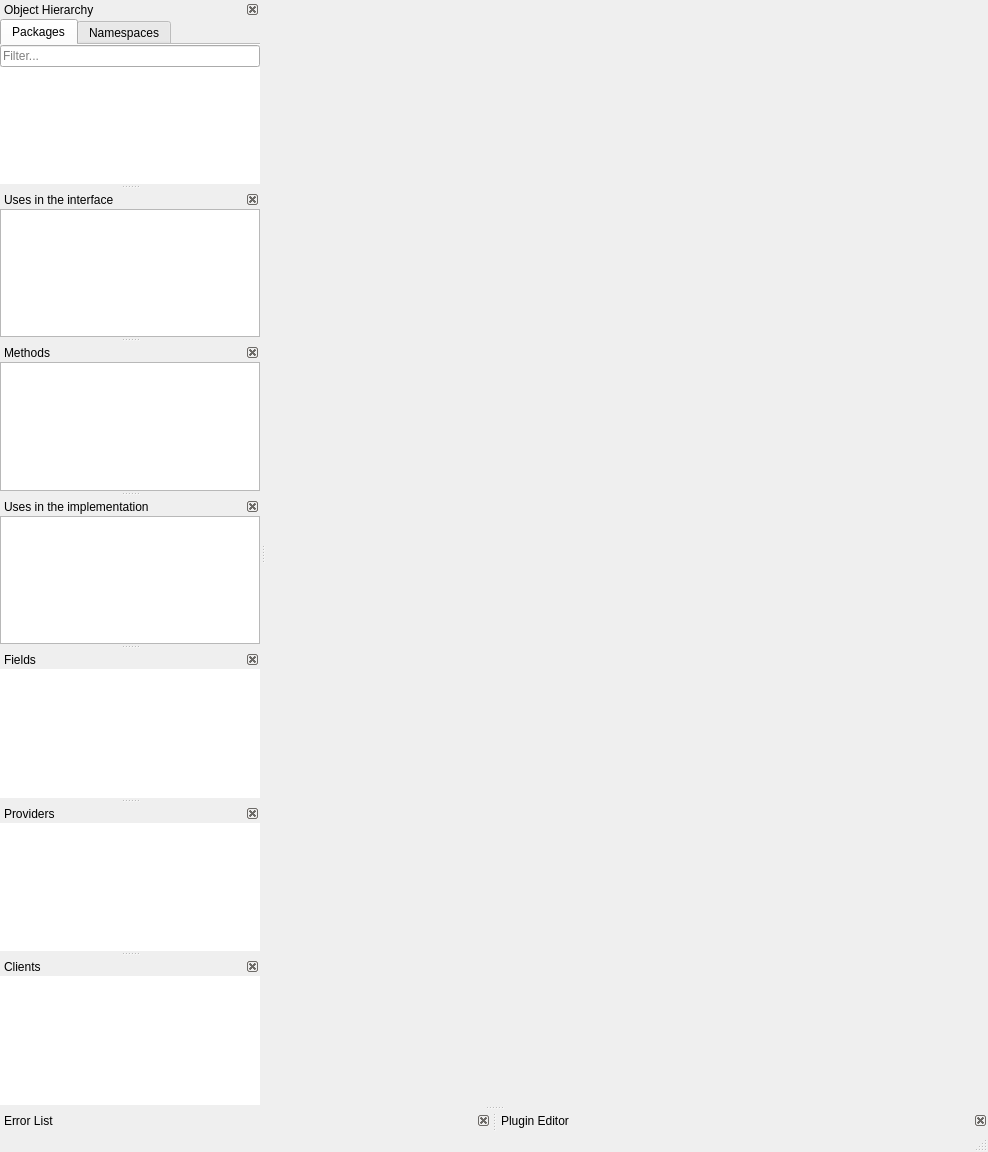
<?xml version="1.0" encoding="UTF-8"?>
<ui version="4.0">
 <class>MainWindow</class>
 <widget class="QMainWindow" name="MainWindow">
  <property name="geometry">
   <rect>
    <x>0</x>
    <y>0</y>
    <width>988</width>
    <height>1152</height>
   </rect>
  </property>
  <property name="windowTitle">
   <string>MainWindow</string>
  </property>
  <widget class="QWidget" name="centralarea">
   <layout class="QVBoxLayout" name="verticalLayout_11">
    <property name="spacing">
     <number>0</number>
    </property>
    <property name="leftMargin">
     <number>0</number>
    </property>
    <property name="topMargin">
     <number>0</number>
    </property>
    <property name="rightMargin">
     <number>0</number>
    </property>
    <property name="bottomMargin">
     <number>0</number>
    </property>
    <item>
     <widget class="KMessageWidget" name="topMessageWidget"/>
    </item>
    <item>
     <widget class="QStackedWidget" name="stackedWidget">
      <property name="currentIndex">
       <number>0</number>
      </property>
      <widget class="QWidget" name="graphPage">
       <layout class="QVBoxLayout" name="verticalLayout_10">
        <property name="spacing">
         <number>0</number>
        </property>
        <property name="leftMargin">
         <number>0</number>
        </property>
        <property name="topMargin">
         <number>0</number>
        </property>
        <property name="rightMargin">
         <number>0</number>
        </property>
        <property name="bottomMargin">
         <number>0</number>
        </property>
       </layout>
      </widget>
      <widget class="QWidget" name="welcomePage">
       <layout class="QVBoxLayout" name="verticalLayout_12">
        <property name="spacing">
         <number>0</number>
        </property>
        <property name="leftMargin">
         <number>0</number>
        </property>
        <property name="topMargin">
         <number>0</number>
        </property>
        <property name="rightMargin">
         <number>0</number>
        </property>
        <property name="bottomMargin">
         <number>0</number>
        </property>
        <item>
         <widget class="Codethink::lvtqtw::WelcomeScreen" name="welcomeWidget" native="true"/>
        </item>
       </layout>
      </widget>
     </widget>
    </item>
   </layout>
  </widget>
  <widget class="QStatusBar" name="statusbar"/>
  <widget class="QDockWidget" name="objectHierarchyDoc">
   <property name="features">
    <set>QDockWidget::DockWidgetClosable|QDockWidget::DockWidgetMovable</set>
   </property>
   <property name="windowTitle">
    <string>Object Hierarchy</string>
   </property>
   <attribute name="dockWidgetArea">
    <number>1</number>
   </attribute>
   <widget class="QWidget" name="dockWidgetContents">
    <layout class="QVBoxLayout" name="verticalLayout_7">
     <property name="spacing">
      <number>0</number>
     </property>
     <property name="leftMargin">
      <number>0</number>
     </property>
     <property name="topMargin">
      <number>0</number>
     </property>
     <property name="rightMargin">
      <number>0</number>
     </property>
     <property name="bottomMargin">
      <number>0</number>
     </property>
     <item>
      <widget class="QTabWidget" name="tabWidget">
       <property name="sizePolicy">
        <sizepolicy hsizetype="Preferred" vsizetype="Preferred">
         <horstretch>0</horstretch>
         <verstretch>0</verstretch>
        </sizepolicy>
       </property>
       <property name="currentIndex">
        <number>0</number>
       </property>
       <property name="documentMode">
        <bool>true</bool>
       </property>
       <widget class="QWidget" name="tab_2">
        <attribute name="title">
         <string>Packages</string>
        </attribute>
        <layout class="QVBoxLayout" name="verticalLayout_2">
         <property name="spacing">
          <number>0</number>
         </property>
         <property name="leftMargin">
          <number>0</number>
         </property>
         <property name="topMargin">
          <number>0</number>
         </property>
         <property name="rightMargin">
          <number>0</number>
         </property>
         <property name="bottomMargin">
          <number>0</number>
         </property>
         <item>
          <widget class="QLineEdit" name="packagesFilter">
           <property name="frame">
            <bool>true</bool>
           </property>
           <property name="placeholderText">
            <string>Filter...</string>
           </property>
           <property name="clearButtonEnabled">
            <bool>true</bool>
           </property>
          </widget>
         </item>
         <item>
          <widget class="Codethink::lvtqtw::TreeView" name="packagesTree">
           <property name="frameShape">
            <enum>QFrame::NoFrame</enum>
           </property>
           <property name="headerHidden">
            <bool>true</bool>
           </property>
          </widget>
         </item>
        </layout>
       </widget>
       <widget class="QWidget" name="tab">
        <attribute name="title">
         <string>Namespaces</string>
        </attribute>
        <layout class="QVBoxLayout" name="verticalLayout">
         <property name="spacing">
          <number>0</number>
         </property>
         <property name="leftMargin">
          <number>0</number>
         </property>
         <property name="topMargin">
          <number>0</number>
         </property>
         <property name="rightMargin">
          <number>0</number>
         </property>
         <property name="bottomMargin">
          <number>0</number>
         </property>
         <item>
          <widget class="QLineEdit" name="namespaceFilter">
           <property name="frame">
            <bool>true</bool>
           </property>
           <property name="placeholderText">
            <string>Filter...</string>
           </property>
           <property name="clearButtonEnabled">
            <bool>true</bool>
           </property>
          </widget>
         </item>
         <item>
          <widget class="Codethink::lvtqtw::NamespaceTreeView" name="namespaceTree">
           <property name="frameShape">
            <enum>QFrame::NoFrame</enum>
           </property>
           <attribute name="headerVisible">
            <bool>false</bool>
           </attribute>
          </widget>
         </item>
        </layout>
       </widget>
      </widget>
     </item>
    </layout>
   </widget>
  </widget>
  <widget class="QDockWidget" name="usesInTheInterfaceDock">
   <property name="features">
    <set>QDockWidget::DockWidgetClosable|QDockWidget::DockWidgetMovable</set>
   </property>
   <property name="windowTitle">
    <string>Uses in the interface</string>
   </property>
   <attribute name="dockWidgetArea">
    <number>1</number>
   </attribute>
   <widget class="QWidget" name="dockWidgetContents_3">
    <layout class="QVBoxLayout" name="verticalLayout_39">
     <property name="spacing">
      <number>0</number>
     </property>
     <property name="leftMargin">
      <number>0</number>
     </property>
     <property name="topMargin">
      <number>0</number>
     </property>
     <property name="rightMargin">
      <number>0</number>
     </property>
     <property name="bottomMargin">
      <number>0</number>
     </property>
     <item>
      <widget class="QTreeView" name="usesInTheInterfaceTable">
       <attribute name="headerVisible">
        <bool>false</bool>
       </attribute>
      </widget>
     </item>
    </layout>
   </widget>
  </widget>
  <widget class="QDockWidget" name="methodsDock">
   <property name="features">
    <set>QDockWidget::DockWidgetClosable|QDockWidget::DockWidgetMovable</set>
   </property>
   <property name="windowTitle">
    <string>Methods</string>
   </property>
   <attribute name="dockWidgetArea">
    <number>1</number>
   </attribute>
   <widget class="QWidget" name="dockWidgetContents_4">
    <layout class="QVBoxLayout" name="verticalLayout_3">
     <property name="spacing">
      <number>0</number>
     </property>
     <property name="leftMargin">
      <number>0</number>
     </property>
     <property name="topMargin">
      <number>0</number>
     </property>
     <property name="rightMargin">
      <number>0</number>
     </property>
     <property name="bottomMargin">
      <number>0</number>
     </property>
     <item>
      <widget class="QTreeView" name="methodsTree">
       <attribute name="headerVisible">
        <bool>false</bool>
       </attribute>
      </widget>
     </item>
    </layout>
   </widget>
  </widget>
  <widget class="QDockWidget" name="usesInTheImplDock">
   <property name="features">
    <set>QDockWidget::DockWidgetClosable|QDockWidget::DockWidgetMovable</set>
   </property>
   <property name="windowTitle">
    <string>Uses in the implementation</string>
   </property>
   <attribute name="dockWidgetArea">
    <number>1</number>
   </attribute>
   <widget class="QWidget" name="dockWidgetContents_5">
    <layout class="QVBoxLayout" name="verticalLayout_4">
     <property name="spacing">
      <number>0</number>
     </property>
     <property name="leftMargin">
      <number>0</number>
     </property>
     <property name="topMargin">
      <number>0</number>
     </property>
     <property name="rightMargin">
      <number>0</number>
     </property>
     <property name="bottomMargin">
      <number>0</number>
     </property>
     <item>
      <widget class="QTreeView" name="usesInTheImplTable">
       <attribute name="headerVisible">
        <bool>false</bool>
       </attribute>
      </widget>
     </item>
    </layout>
   </widget>
  </widget>
  <widget class="QDockWidget" name="fieldsDock">
   <property name="features">
    <set>QDockWidget::DockWidgetClosable|QDockWidget::DockWidgetMovable</set>
   </property>
   <property name="windowTitle">
    <string>Fields</string>
   </property>
   <attribute name="dockWidgetArea">
    <number>1</number>
   </attribute>
   <widget class="QWidget" name="dockWidgetContents_6">
    <layout class="QVBoxLayout" name="verticalLayout_5">
     <property name="spacing">
      <number>0</number>
     </property>
     <property name="leftMargin">
      <number>0</number>
     </property>
     <property name="topMargin">
      <number>0</number>
     </property>
     <property name="rightMargin">
      <number>0</number>
     </property>
     <property name="bottomMargin">
      <number>0</number>
     </property>
     <item>
      <widget class="QTreeView" name="fieldsTree">
       <property name="frameShape">
        <enum>QFrame::NoFrame</enum>
       </property>
       <attribute name="headerVisible">
        <bool>false</bool>
       </attribute>
       <attribute name="headerStretchLastSection">
        <bool>true</bool>
       </attribute>
      </widget>
     </item>
    </layout>
   </widget>
  </widget>
  <widget class="QDockWidget" name="providersDock">
   <property name="features">
    <set>QDockWidget::DockWidgetClosable|QDockWidget::DockWidgetMovable</set>
   </property>
   <property name="windowTitle">
    <string>Providers</string>
   </property>
   <attribute name="dockWidgetArea">
    <number>1</number>
   </attribute>
   <widget class="QWidget" name="dockWidgetContents_7">
    <layout class="QVBoxLayout" name="verticalLayout_6">
     <property name="spacing">
      <number>0</number>
     </property>
     <property name="leftMargin">
      <number>0</number>
     </property>
     <property name="topMargin">
      <number>0</number>
     </property>
     <property name="rightMargin">
      <number>0</number>
     </property>
     <property name="bottomMargin">
      <number>0</number>
     </property>
     <item>
      <widget class="QTableView" name="providersTable">
       <property name="frameShape">
        <enum>QFrame::NoFrame</enum>
       </property>
       <attribute name="horizontalHeaderVisible">
        <bool>false</bool>
       </attribute>
       <attribute name="horizontalHeaderStretchLastSection">
        <bool>true</bool>
       </attribute>
       <attribute name="verticalHeaderVisible">
        <bool>false</bool>
       </attribute>
      </widget>
     </item>
    </layout>
   </widget>
  </widget>
  <widget class="QDockWidget" name="clientsDock">
   <property name="features">
    <set>QDockWidget::DockWidgetClosable|QDockWidget::DockWidgetMovable</set>
   </property>
   <property name="windowTitle">
    <string>Clients</string>
   </property>
   <attribute name="dockWidgetArea">
    <number>1</number>
   </attribute>
   <widget class="QWidget" name="dockWidgetContents_8">
    <layout class="QVBoxLayout" name="verticalLayout_9">
     <property name="spacing">
      <number>0</number>
     </property>
     <property name="leftMargin">
      <number>0</number>
     </property>
     <property name="topMargin">
      <number>0</number>
     </property>
     <property name="rightMargin">
      <number>0</number>
     </property>
     <property name="bottomMargin">
      <number>0</number>
     </property>
     <item>
      <widget class="QTableView" name="clientsTable">
       <property name="frameShape">
        <enum>QFrame::NoFrame</enum>
       </property>
       <attribute name="horizontalHeaderVisible">
        <bool>false</bool>
       </attribute>
       <attribute name="horizontalHeaderStretchLastSection">
        <bool>true</bool>
       </attribute>
       <attribute name="verticalHeaderVisible">
        <bool>false</bool>
       </attribute>
      </widget>
     </item>
    </layout>
   </widget>
  </widget>
  <widget class="QDockWidget" name="errorDock">
   <property name="features">
    <set>QDockWidget::DockWidgetClosable|QDockWidget::DockWidgetMovable</set>
   </property>
   <property name="windowTitle">
    <string>Error List</string>
   </property>
   <attribute name="dockWidgetArea">
    <number>8</number>
   </attribute>
   <widget class="Codethink::lvtqtw::ErrorView" name="errorView"/>
  </widget>
  <widget class="QMenuBar" name="menubar">
   <property name="geometry">
    <rect>
     <x>0</x>
     <y>0</y>
     <width>988</width>
     <height>22</height>
    </rect>
   </property>
  </widget>
  <widget class="QDockWidget" name="pluginEditorDock">
   <property name="features">
    <set>QDockWidget::DockWidgetClosable|QDockWidget::DockWidgetMovable</set>
   </property>
   <property name="windowTitle">
    <string>Plugin Editor</string>
   </property>
   <attribute name="dockWidgetArea">
    <number>8</number>
   </attribute>
   <widget class="Codethink::lvtqtw::PluginEditor" name="pluginEditorView"/>
  </widget>
 </widget>
 <customwidgets>
  <customwidget>
   <class>KMessageWidget</class>
   <extends>QFrame</extends>
   <header>kmessagewidget.h</header>
   <container>1</container>
  </customwidget>
  <customwidget>
   <class>Codethink::lvtqtw::TreeView</class>
   <extends>QTreeView</extends>
   <header location="global">ct_lvtqtw_treeview.h</header>
  </customwidget>
  <customwidget>
   <class>Codethink::lvtqtw::NamespaceTreeView</class>
   <extends>QTreeView</extends>
   <header location="global">ct_lvtqtw_namespacetreeview.h</header>
  </customwidget>
  <customwidget>
   <class>Codethink::lvtqtw::ErrorView</class>
   <extends>QWidget</extends>
   <header location="global">ct_lvtqtw_errorview.h</header>
   <container>1</container>
  </customwidget>
  <customwidget>
   <class>Codethink::lvtqtw::WelcomeScreen</class>
   <extends>QWidget</extends>
   <header location="global">ct_lvtqtw_welcomescreen.h</header>
   <container>1</container>
  </customwidget>
  <customwidget>
   <class>Codethink::lvtqtw::PluginEditor</class>
   <extends>QWidget</extends>
   <header location="global">ct_lvtqtw_plugineditor.h</header>
   <container>1</container>
  </customwidget>
 </customwidgets>
 <resources/>
 <connections/>
</ui>
